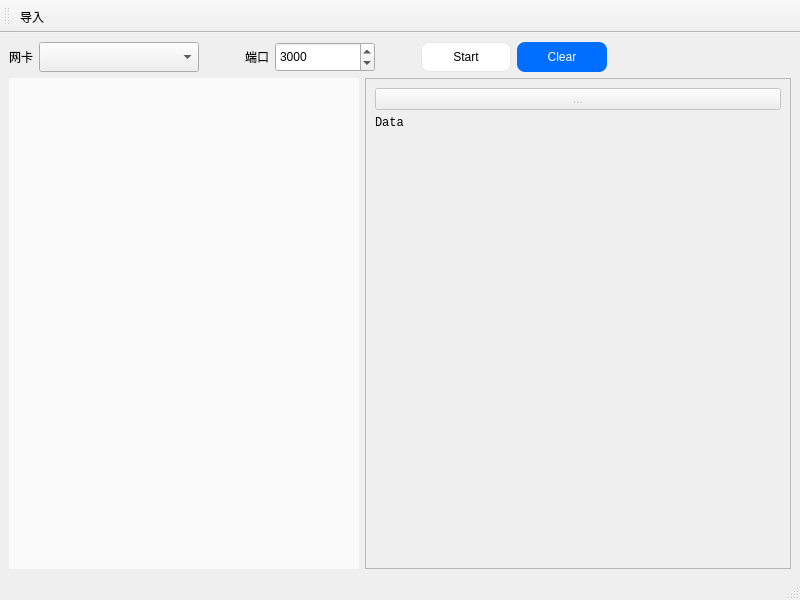
<?xml version="1.0" encoding="UTF-8"?>
<ui version="4.0">
 <class>MainWindow</class>
 <widget class="QMainWindow" name="MainWindow">
  <property name="geometry">
   <rect>
    <x>0</x>
    <y>0</y>
    <width>800</width>
    <height>600</height>
   </rect>
  </property>
  <property name="windowTitle">
   <string>TcpCapturer V0.0.1</string>
  </property>
  <widget class="QWidget" name="centralwidget">
   <layout class="QVBoxLayout" name="verticalLayout">
    <item>
     <layout class="QHBoxLayout" name="horizontalLayout">
      <item>
       <widget class="QLabel" name="label">
        <property name="text">
         <string>网卡</string>
        </property>
       </widget>
      </item>
      <item>
       <widget class="QComboBox" name="comboBoxNetAdapter">
        <property name="minimumSize">
         <size>
          <width>160</width>
          <height>30</height>
         </size>
        </property>
       </widget>
      </item>
      <item>
       <spacer name="horizontalSpacer">
        <property name="orientation">
         <enum>Qt::Orientation::Horizontal</enum>
        </property>
        <property name="sizeType">
         <enum>QSizePolicy::Policy::Maximum</enum>
        </property>
        <property name="sizeHint" stdset="0">
         <size>
          <width>40</width>
          <height>20</height>
         </size>
        </property>
       </spacer>
      </item>
      <item>
       <widget class="QLabel" name="label_2">
        <property name="text">
         <string>端口</string>
        </property>
       </widget>
      </item>
      <item>
       <widget class="QSpinBox" name="spinBoxPort">
        <property name="minimumSize">
         <size>
          <width>100</width>
          <height>30</height>
         </size>
        </property>
        <property name="maximum">
         <number>65536</number>
        </property>
        <property name="value">
         <number>3000</number>
        </property>
       </widget>
      </item>
      <item>
       <spacer name="horizontalSpacer_2">
        <property name="orientation">
         <enum>Qt::Orientation::Horizontal</enum>
        </property>
        <property name="sizeType">
         <enum>QSizePolicy::Policy::Maximum</enum>
        </property>
        <property name="sizeHint" stdset="0">
         <size>
          <width>40</width>
          <height>20</height>
         </size>
        </property>
       </spacer>
      </item>
      <item>
       <widget class="QPushButton" name="startStopBtn">
        <property name="minimumSize">
         <size>
          <width>90</width>
          <height>30</height>
         </size>
        </property>
        <property name="cursor">
         <cursorShape>PointingHandCursor</cursorShape>
        </property>
        <property name="styleSheet">
         <string notr="true">QPushButton
{
	border: 1px solid #e4e7ed;
	background: #fff;
	border-radius: 8px;
	color: black;
}

QPushButton:hover
{
	background: #f0f0f0;
}

QPushButton:checked
{
	background: #e0e0e0;
	color: red;
}

QPushButton:pressed
{
	background: #e0e0e0;
}
</string>
        </property>
        <property name="text">
         <string>Start</string>
        </property>
        <property name="checkable">
         <bool>true</bool>
        </property>
       </widget>
      </item>
      <item>
       <widget class="QPushButton" name="clearBtn">
        <property name="minimumSize">
         <size>
          <width>90</width>
          <height>30</height>
         </size>
        </property>
        <property name="cursor">
         <cursorShape>PointingHandCursor</cursorShape>
        </property>
        <property name="styleSheet">
         <string notr="true">QPushButton
{
	border: none;
	background: #006fff;
	border-radius: 8px;
	color: white;
}

QPushButton:hover
{
	background: #4096ff;
}

QPushButton:checked
{
	background: #0985ff;
}

QPushButton:pressed
{
	background: #0958dd;
}
</string>
        </property>
        <property name="text">
         <string>Clear</string>
        </property>
       </widget>
      </item>
      <item>
       <spacer name="horizontalSpacer_3">
        <property name="orientation">
         <enum>Qt::Orientation::Horizontal</enum>
        </property>
        <property name="sizeHint" stdset="0">
         <size>
          <width>40</width>
          <height>20</height>
         </size>
        </property>
       </spacer>
      </item>
     </layout>
    </item>
    <item>
     <layout class="QHBoxLayout" name="horizontalLayout_2" stretch="0,1">
      <item>
       <widget class="QListView" name="tcpListView">
        <property name="minimumSize">
         <size>
          <width>350</width>
          <height>0</height>
         </size>
        </property>
        <property name="styleSheet">
         <string notr="true">QListView {
            background: #fafafa;
            border: none;
            outline: none;
        }
        QListView::item {
            border-radius: 6px;
            margin: 2px 6px;
        }
        QListView::item:selected {
            background: #b2ebf2;
        }</string>
        </property>
       </widget>
      </item>
      <item>
       <widget class="QFrame" name="frame">
        <property name="frameShape">
         <enum>QFrame::Shape::StyledPanel</enum>
        </property>
        <property name="frameShadow">
         <enum>QFrame::Shadow::Raised</enum>
        </property>
        <layout class="QVBoxLayout" name="verticalLayout_2">
         <item>
          <widget class="QPushButton" name="analysisDataBtn">
           <property name="enabled">
            <bool>false</bool>
           </property>
           <property name="text">
            <string>...</string>
           </property>
          </widget>
         </item>
         <item>
          <widget class="QLabel" name="labelData">
           <property name="maximumSize">
            <size>
             <width>16777215</width>
             <height>800</height>
            </size>
           </property>
           <property name="font">
            <font>
             <family>Consolas</family>
            </font>
           </property>
           <property name="text">
            <string>Data</string>
           </property>
           <property name="alignment">
            <set>Qt::AlignmentFlag::AlignLeading|Qt::AlignmentFlag::AlignLeft|Qt::AlignmentFlag::AlignTop</set>
           </property>
          </widget>
         </item>
        </layout>
       </widget>
      </item>
     </layout>
    </item>
   </layout>
  </widget>
  <widget class="QStatusBar" name="statusbar"/>
  <widget class="QToolBar" name="toolBar">
   <property name="windowTitle">
    <string>toolBar</string>
   </property>
   <attribute name="toolBarArea">
    <enum>TopToolBarArea</enum>
   </attribute>
   <attribute name="toolBarBreak">
    <bool>false</bool>
   </attribute>
   <addaction name="importAction"/>
  </widget>
  <action name="importAction">
   <property name="text">
    <string>导入</string>
   </property>
   <property name="menuRole">
    <enum>QAction::MenuRole::NoRole</enum>
   </property>
  </action>
 </widget>
 <resources/>
 <connections/>
</ui>
